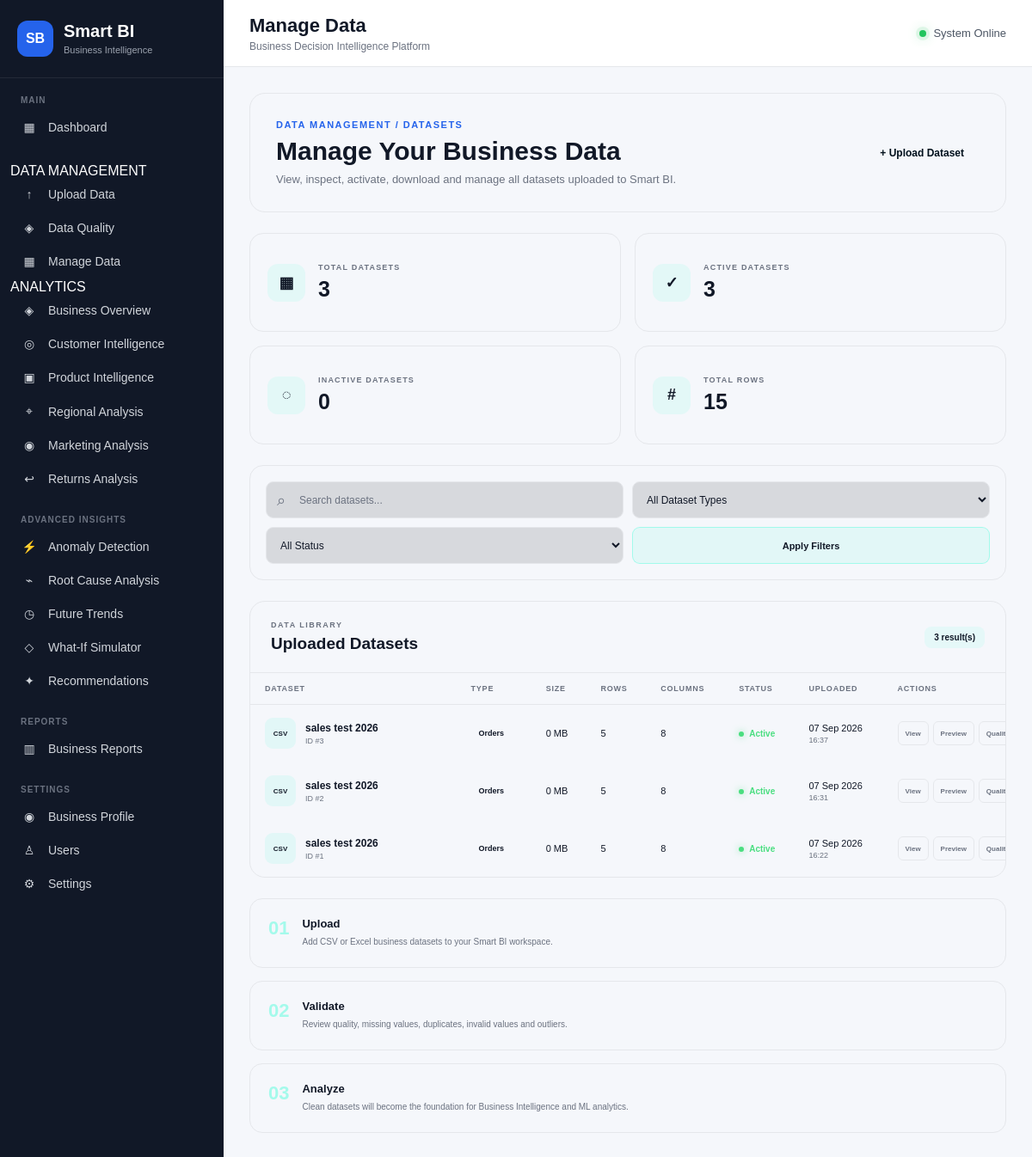
Before: /data/manage/ with the older database file.
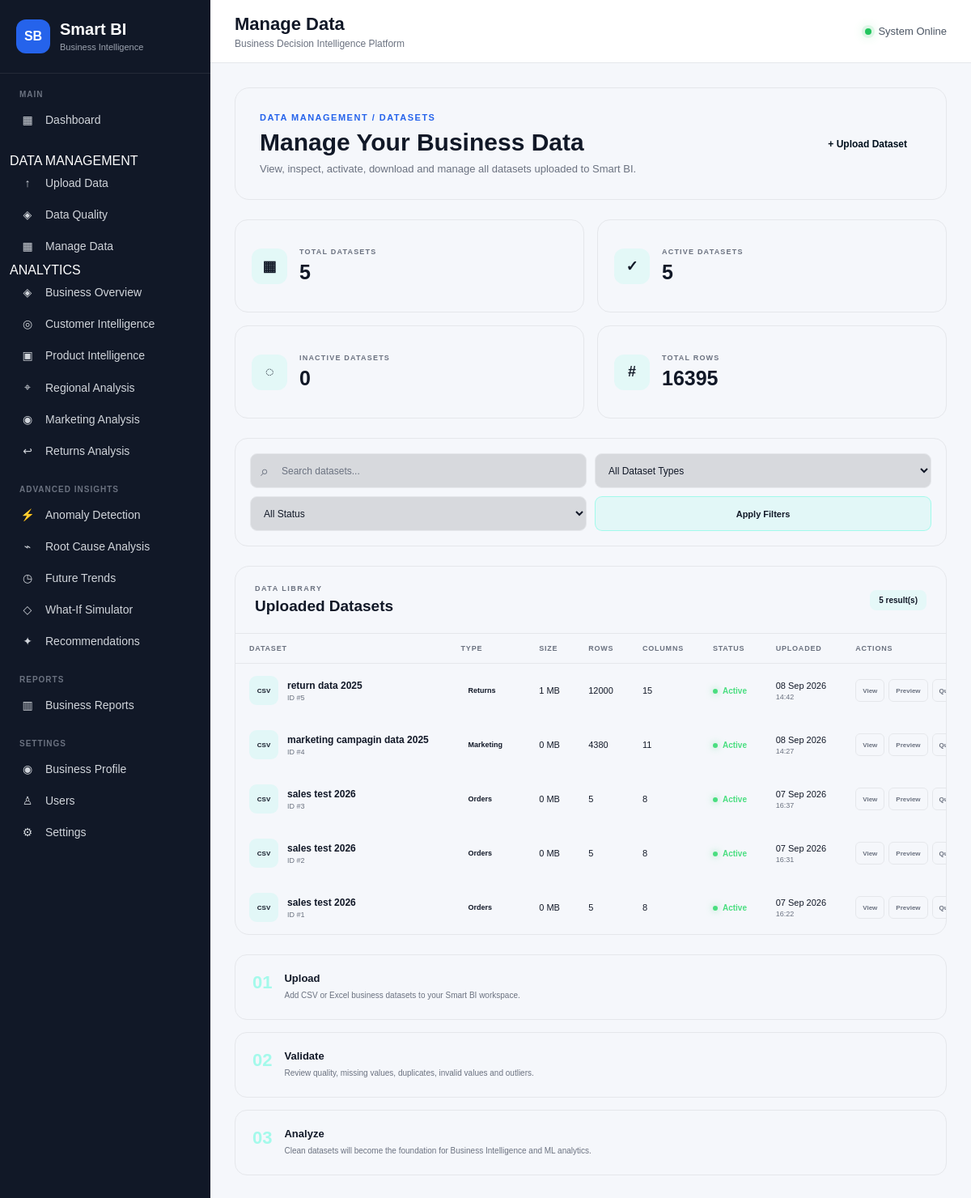
After: the same page with the newer database file.
### data_manager/models.py (models this page shows, shortened)
class Dataset(models.Model):
    DATASET_TYPES = [
        ("customers", "Customers"),
        ("products", "Products"),
        ("orders", "Orders"),
        ("order_items", "Order Items"),
        ("payments", "Payments"),
        ("returns", "Returns"),
        ("marketing", "Marketing"),
        ("expenses", "Expenses"),
    ]
    name = models.CharField(
        max_length=255
    )
    dataset_type = models.CharField(
        max_length=50,
        choices=DATASET_TYPES
    )
    file = models.FileField(
        upload_to="datasets/"
    )
    file_size = models.PositiveBigIntegerField(
        default=0
    )
    row_count = models.PositiveIntegerField(
        default=0
    )
    column_count = models.PositiveIntegerField(
        default=0
    )
    uploaded_at = models.DateTimeField(
        auto_now_add=True
    )
    updated_at = models.DateTimeField(
        auto_now=True
    )
    is_active = models.BooleanField(
        default=True
    )
    class Meta:
        ordering = ["-uploaded_at"]
        verbose_name = "Dataset"
        verbose_name_plural = "Datasets"

### data_manager/views.py (the view)
def manage_data(request):
    datasets = Dataset.objects.all()
    search = request.GET.get(
        "search",
        ""
    ).strip()
    dataset_type = request.GET.get(
        "type",
        ""
    ).strip()
    status = request.GET.get(
        "status",
        ""
    ).strip()
    if search:
        datasets = datasets.filter(
            name__icontains=search
        )
    if dataset_type:
        datasets = datasets.filter(
            dataset_type=dataset_type
        )
    if status == "active":
        datasets = datasets.filter(
            is_active=True
        )
    elif status == "inactive":
        datasets = datasets.filter(
            is_active=False
        )
    all_datasets = Dataset.objects.all()
    summary = {
        "total": all_datasets.count(),
        "active": all_datasets.filter(
            is_active=True
        ).count(),
        "inactive": all_datasets.filter(
            is_active=False
        ).count(),
        "total_rows": sum(
            dataset.row_count
            for dataset in all_datasets
        ),
    }
    context = {
        "datasets": datasets,
        "summary": summary,
        "search": search,
        "dataset_type": dataset_type,
        "status": status,
        "dataset_types": Dataset.DATASET_TYPES,
    }
    return render(
        request,
        "data_manager/manage.html",
        context
    )

### templates/data_manager/manage.html (shortened to what this page needs)
{% extends "base.html" %}
{% block page_heading %}
Manage Data
{% endblock %}
{% block content %}
<div class="manage-page">
    <div class="manage-header">
        <div>
            <div class="data-eyebrow">
                DATA MANAGEMENT / DATASETS
            </div>
            <h1>
                Manage Your Business Data
            </h1>
            <p>
                View, inspect, activate, download and manage
                all datasets uploaded to Smart BI.
            </p>
        </div>
        <a
            href="{% url 'upload_data' %}"
            class="manage-upload-button"
        >
            + Upload Dataset
        </a>
    </div>
    <div class="manage-summary-grid">
        <div class="manage-summary-card">
            <div class="manage-summary-icon">
                ▦
            </div>
            <div>
                <span>Total Datasets</span>
                <strong>{{ summary.total }}</strong>
            </div>
        </div>
        <div class="manage-summary-card">
            <div class="manage-summary-icon">
                ✓
            </div>
            <div>
                <span>Active Datasets</span>
                <strong>{{ summary.active }}</strong>
            </div>
        </div>
        <div class="manage-summary-card">
            <div class="manage-summary-icon">
                ◌
            </div>
            <div>
                <span>Inactive Datasets</span>
                <strong>{{ summary.inactive }}</strong>
            </div>
        </div>
        <div class="manage-summary-card">
            <div class="manage-summary-icon">
                #
            </div>
            <div>
                <span>Total Rows</span>
                <strong>{{ summary.total_rows }}</strong>
            </div>
        </div>
    </div>
    <div class="manage-filter-card">
        <form
            method="GET"
            class="manage-filter-form"
        >
            <div class="manage-search-box">
                <span class="manage-search-icon">
                    ⌕
                </span>
                <input
                    type="text"
                    name="search"
                    value="{{ search }}"
                    placeholder="Search datasets..."
                >
            </div>
            <select
                name="type"
                class="manage-filter-select"
            >
                <option value="">
                    All Dataset Types
                </option>
            </select>
            <select
                name="status"
                class="manage-filter-select"
            >
                <option value="">
                    All Status
                </option>
            </select>
            <button
                type="submit"
                class="manage-filter-button"
            >
                Apply Filters
            </button>
        </form>
    </div>
    <div class="manage-datasets-card">
        <div class="manage-section-header">
            <div>
                <span>
                    DATA LIBRARY
                </span>
                <h2>
                    Uploaded Datasets
                </h2>
            </div>
            <div class="dataset-result-count">
                {{ datasets|length }} result(s)
            </div>
        </div>
        {% if datasets %}
        <div class="dataset-table-wrapper">
            <table class="dataset-table">
                <thead>
                    <tr>
                        <th>
                            Dataset
                        </th>
                        <th>
                            Type
                        </th>
                        <th>
                            Size
                        </th>
                        <th>
                            Rows
                        </th>
                        <th>
                            Columns
                        </th>
                        <th>
                            Status
                        </th>
                        <th>
                            Uploaded
                        </th>
                        <th>
                            Actions
                        </th>
                    </tr>
                </thead>
                <tbody>
                    {% for dataset in datasets %}
                    <tr>
                        <td>
                            <div class="dataset-name-cell">
                                <div class="dataset-file-icon">
                                    CSV
                                </div>
                                <div>
                                    <strong>
                                        {{ dataset.name }}
                                    </strong>
                                    <small>
                                        ID #{{ dataset.id }}
                                    </small>
                                </div>
                            </div>
                        </td>
                        <td>
                            <span class="dataset-type-badge">
                                {{ dataset.get_dataset_type_display }}
                            </span>
                        </td>
                        <td>
                            {% widthratio dataset.file_size 1048576 1 %}
                            MB
                        </td>
                        <td>
                            {{ dataset.row_count }}
                        </td>
                        <td>
                            {{ dataset.column_count }}
                        </td>
                        <td>
                            {% if dataset.is_active %}
                            <span class="dataset-status active">
                                <span></span>
                                Active
                            </span>
                            {% else %}
                            <span class="dataset-status inactive">
                                <span></span>
                                Inactive
                            </span>
                            {% endif %}
                        </td>
                        <td>
                            <div class="dataset-date">
                                {{ dataset.uploaded_at|date:"d M Y" }}
                                <small>
                                    {{ dataset.uploaded_at|date:"H:i" }}
                                </small>
                            </div>
                        </td>
                        <td>
                            <div class="dataset-actions">
                                <a
                                    href="{% url 'dataset_details' dataset.id %}"
                                    class="dataset-action"
                                    title="View details"
                                >
                                    View
                                </a>
                                <a
                                    href="{% url 'data_preview' dataset.id %}"
                                    class="dataset-action"
                                    title="Preview"
                                >
                                    Preview
                                </a>
                                <a
                                    href="{% url 'data_quality' dataset.id %}"
                                    class="dataset-action"
                                    title="Data quality"
                                >
                                    Quality
                                </a>
                            </div>
                        </td>
                    </tr>
                    {% endfor %}
                </tbody>
            </table>
        </div>
        {% endif %}
    </div>
    <div class="manage-info-grid">
        <div class="manage-info-card">
            <div class="manage-info-number">
                01
            </div>
            <div>
                <h3>
                    Upload
                </h3>
                <p>
                    Add CSV or Excel business datasets to your
                    Smart BI workspace.
                </p>
            </div>
        </div>
        <div class="manage-info-card">
            <div class="manage-info-number">
                02
            </div>
            <div>
                <h3>
                    Validate
                </h3>
                <p>
                    Review quality, missing values, duplicates,
                    invalid values and outliers.
                </p>
            </div>
        </div>
        <div class="manage-info-card">
            <div class="manage-info-number">
                03
            </div>
            <div>
                <h3>
                    Analyze
                </h3>
                <p>
                    Clean datasets will become the foundation
                    for Business Intelligence and ML analytics.
                </p>
            </div>
        </div>
    </div>
</div>
{% endblock %}

Changed rows visible on the page:
added Dataset: name "return data 2025", id "5", dataset_type "Returns", file_size "1", row_count "12000", column_count "15", is_active True (drawn), uploaded_at "08 Sep 2026", uploaded_at "14:42"
added Dataset: name "marketing campagin data 2025", id "4", dataset_type "Marketing", file_size "0", row_count "4380", column_count "11", is_active True (drawn), uploaded_at "08 Sep 2026", uploaded_at "14:27"
Other visible differences:
{{ summary.total }}: "3" → "5"
{{ summary.active }}: "3" → "5"
{{ summary.total_rows }}: "15" → "16395"
{{ datasets|length }}: "3" → "5"
